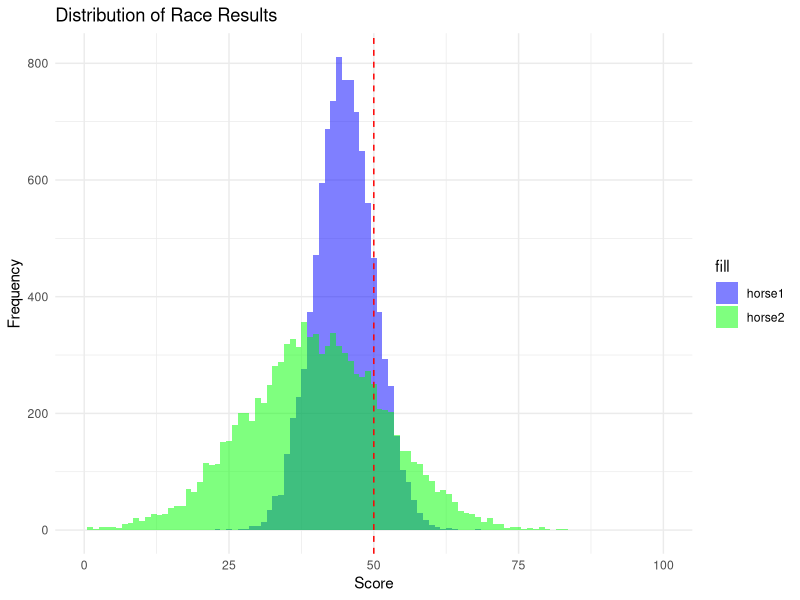
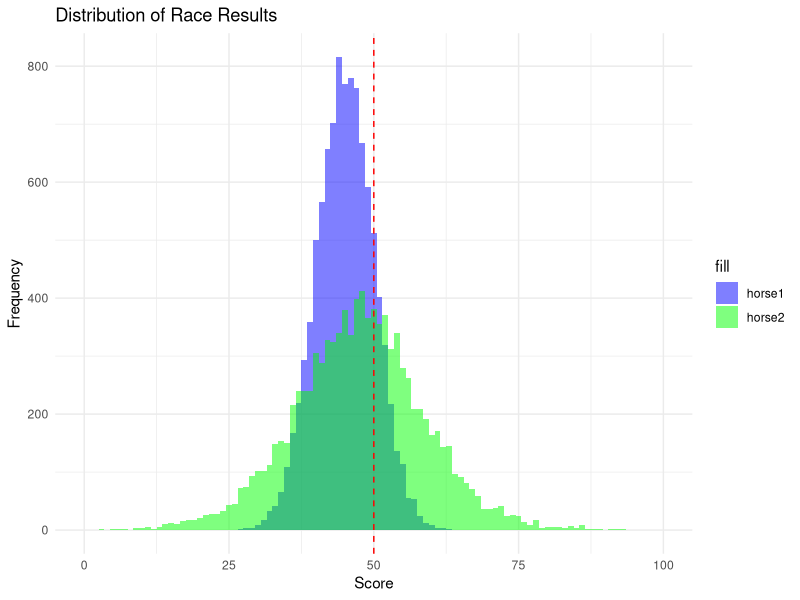
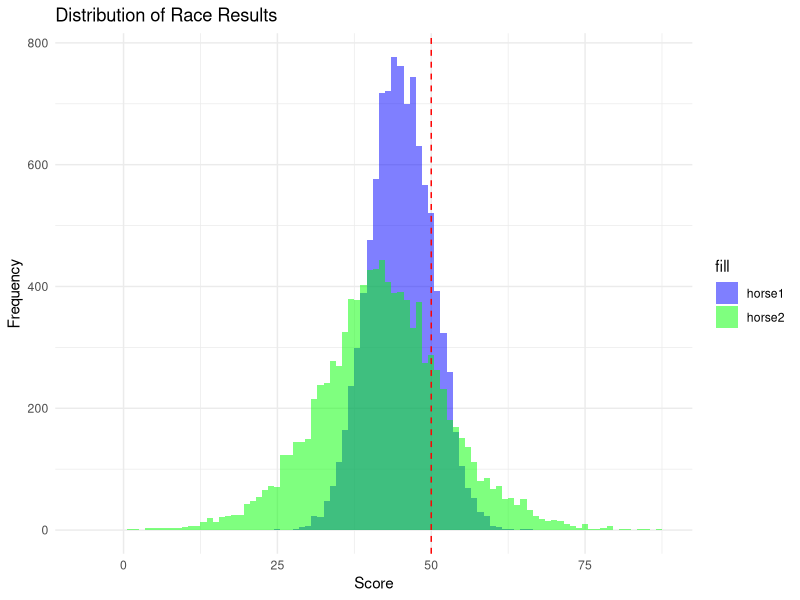

Write the R code that produced these figures, in order.
## ---- chunk 1
library(ggplot2)

# number of simulations
n_sims <- 10000

# define horses with different mean and variance
horses <- list(
  horse1 = list(mean = 45, sd = 5),
  horse2 = list(mean = 40, sd = 12)
  
)

# function to simulate one race
simulate_race <- function(horses) {
  results <- sapply(horses, function(horse) {
    rnorm(1, mean = horse$mean, sd = horse$sd)
  })
  return(results)
}

# simulate many races
race_results <- replicate(n_sims, simulate_race(horses))

# calculate probabilities of winning (getting above 50)
win_probs <- apply(race_results, 1, function(horse_results) {
  mean(horse_results > 50)
})


print(win_probs)
## ---- chunk 2

# Convert win_probs to a data frame
race_results_df <- data.frame(t(race_results))

# Set common limits for x-axis
common_x_limits <- range(0, 100)  # assuming win_probs are probabilities between 0 and 1


plot_race_results <- ggplot(race_results_df, aes(x = horse1, fill = "horse1")) +
  geom_histogram(binwidth = 1, alpha = 0.5, position = "identity") +
  geom_histogram(data = race_results_df, aes(x = horse2, fill = "horse2"), 
                 binwidth = 1, alpha = 0.5, position = "identity") +
  geom_vline(xintercept = 50, linetype = "dashed", color = "red") +
  labs(title = "Distribution of Race Results", x = "Score", y = "Frequency") +
  xlim(common_x_limits) +
  scale_fill_manual(values = c("blue", "green")) +  # custom fill colors
  theme_minimal()

plot_race_results
## ---- chunk 3
# number of simulations
n_sims <- 10000

# define horse1 with a fixed mean and variance
horse1 <- list(mean = 45, sd = 5)

# function to generate a random horse with specified mean and variance ranges
generate_random_horse <- function(mean_range, sd_range) {
  mean <- runif(1, mean_range[1], mean_range[2])
  sd <- runif(1, sd_range[1], sd_range[2])
  return(list(mean = mean, sd = sd))
}

# function to simulate one race
simulate_race <- function(horse1, mean_range, sd_range) {
  horse2 <- generate_random_horse(mean_range, sd_range)
  
  horse1_result <- rnorm(1, mean = horse1$mean, sd = horse1$sd)
  horse2_result <- rnorm(1, mean = horse2$mean, sd = horse2$sd)
  
  return(c(horse1_result, horse2_result))
}

# simulate many races
mean_range <- c(40, 55)
sd_range <- c(5, 15)


race_results <- replicate(n_sims, simulate_race(horse1, mean_range, sd_range))
race_results <- t(race_results)  # transpose for easier handling

# calculate probabilities of winning (getting above 50)
win_probs <- colMeans(race_results > 50)
names(win_probs) <- c("horse1", "horse2")


# print win probabilities
names(win_probs) <- c("horse1", "horse2")
print(win_probs)


# create a data frame for plotting
race_results_df <- data.frame(
  horse1 = race_results[, 1],
  horse2 = race_results[, 2]
)

## ---- chunk 4
plot_race_results <- ggplot(race_results_df, aes(x = horse1, fill = "horse1")) +
  geom_histogram(binwidth = 1, alpha = 0.5, position = "identity") +
  geom_histogram(data = race_results_df, aes(x = horse2, fill = "horse2"), 
                 binwidth = 1, alpha = 0.5, position = "identity") +
  geom_vline(xintercept = 50, linetype = "dashed", color = "red") +
  labs(title = "Distribution of Race Results", x = "Score", y = "Frequency") +
  xlim(common_x_limits) +
  scale_fill_manual(values = c("blue", "green")) +  # custom fill colors
  theme_minimal()

plot_race_results

## ---- chunk 5
mean_range <- c(40, 44)
sd_range <- c(5, 15)


race_results <- replicate(n_sims, simulate_race(horse1, mean_range, sd_range))
race_results <- t(race_results)  


win_probs <- colMeans(race_results > 50)
names(win_probs) <- c("horse1", "horse2")



names(win_probs) <- c("horse1", "horse2")
print(win_probs)


race_results_df <- data.frame(
  horse1 = race_results[, 1],
  horse2 = race_results[, 2]
)

## ---- chunk 6

common_x_limits <- range(c(race_results_df$horse1, race_results_df$horse2))
common_y_limits <- range(0, # assuming y-axis starts from 0
                         max(
                           hist(race_results_df$horse1, plot = FALSE)$counts,
                           hist(race_results_df$horse2, plot = FALSE)$counts
                         ))


plot_race_results <- ggplot(race_results_df, aes(x = horse1, fill = "horse1")) +
  geom_histogram(binwidth = 1, alpha = 0.5, position = "identity") +
  geom_histogram(data = race_results_df, aes(x = horse2, fill = "horse2"), 
                 binwidth = 1, alpha = 0.5, position = "identity") +
  geom_vline(xintercept = 50, linetype = "dashed", color = "red") +
  labs(title = "Distribution of Race Results", x = "Score", y = "Frequency") +
  xlim(common_x_limits) +
  scale_fill_manual(values = c("blue", "green")) +  # custom fill colors
  theme_minimal()

plot_race_results

